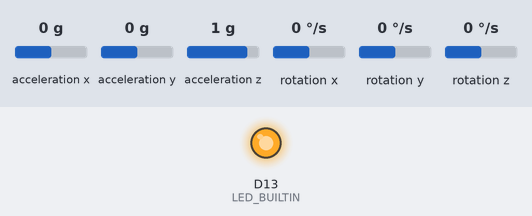
Recording of a sketch running on a simulated Arduino Nano 33 IoT. Parts: output pins drawn as LEDs (lit = HIGH). Inputs (shaded band) come from the test bench; at power-on: acceleration x 0 g, acceleration y 0 g, acceleration z 1 g, rotation x 0 °/s, rotation y 0 °/s, rotation z 0 °/s. What the sketch prints to the serial monitor is not drawn.

Above: at 0.1 s.
At 4.6 s:
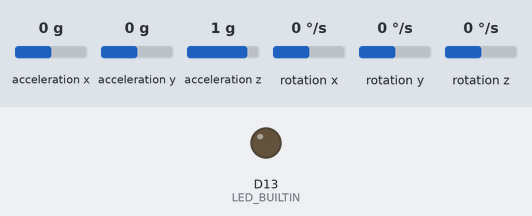
Timing chart, 0 to 6.1 s (numbered marks = the images above):
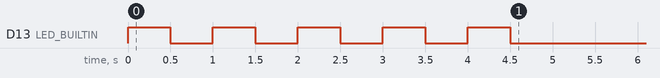

The sketch:

timed_calibration.ino
```cpp
#include <Arduino_LSM6DS3.h>
#include <MadgwickAHRS.h>
#include <math.h>

Madgwick filter;
const float sensorRate = 104.0;
float inhaleBaseline = 0;
float exhaleBaseline = 0;
float prevDiff = 0;
bool inhaleFlag = false;
bool exhaleFlag = false;

const unsigned long startupDelay = 15000; // ignore first 5 seconds
unsigned long calibrationStart = 0;      // reference time for calibration start

void setup() {
  Serial.begin(9600);
  pinMode(LED_BUILTIN, OUTPUT);

  // --- Before CALIBRATION ---
  Serial.println("Before Calibration, LED Blink");
  for(int i = 0; i < 5; i++){
    digitalWrite(LED_BUILTIN, HIGH);
    delay(500);
    digitalWrite(LED_BUILTIN, LOW);
    delay(500);
  }

  // Initialize IMU
  if (!IMU.begin()) {
    Serial.println("Failed to initialize IMU!");
    while (1);
  }

  filter.begin(sensorRate);

  // --- CALIBRATION ---
  calibrationStart = millis(); // set reference for startup delay
  float minDiff = 9999;
  float maxDiff = -9999;

  Serial.println("Calibrating... please breathe normally for 20 seconds");

  while (millis() - calibrationStart < 20000) { // 10-second calibration
    float diff = calculateRollAndPitchDiff();

    if (diff > 0) {
      // Update min/max for calibration
      if (diff < minDiff) minDiff = diff;
      if (diff > maxDiff) maxDiff = diff;

      // Print for debugging
      // Serial.print("Time: "); Serial.print(millis() - calibrationStart);
      // Serial.print(" ms | Diff: "); Serial.print(diff);
      // Serial.print(" | Min: "); Serial.print(minDiff);
      // Serial.print(" | Max: "); Serial.println(maxDiff);
      Serial.print(diff);
      Serial.print(",");
      Serial.print(minDiff);
      Serial.print(",");
      Serial.println(maxDiff);
    }

    delay(20); // small delay between readings
  }

  inhaleBaseline = minDiff;
  exhaleBaseline = maxDiff;

  Serial.print("Inhale baseline: "); Serial.println(inhaleBaseline);
  Serial.print("Exhale baseline: "); Serial.println(exhaleBaseline);
}

void loop() {
  float currentDiff = calculateRollAndPitchDiff();

  // Compare to previous difference
  float delta = currentDiff - prevDiff;
  //Serial.println(delta);

  // Detect inhale (difference decreasing)
  if (delta < 0) {
    //Serial.println("HERE");
    // if distance is smaller than baseline or staying near baseline
    if (currentDiff <= inhaleBaseline) {
      //Serial.println("HEREAGAIN");
      inhaleFlag = true;  // green 1 ON
      // (optional) exhale resets if new inhale starts before completing previous
      if (!exhaleFlag) {
        exhaleFlag = false;
      }
    } else {
      // Serial.println("current diff inhale is: ");
      // Serial.println(currentDiff);
      // Serial.println("baseline inhale is: ");
      // Serial.println(inhaleBaseline);
    }
  }

  // Detect exhale (difference increasing)
  if (inhaleFlag && delta > 0) {
    //Serial.println("THERE");
    // if diff is greater than baseline or increasing steadily
    if (currentDiff >= exhaleBaseline) {
      //Serial.println("THEREAGAIN");
      exhaleFlag = true;  // green 2 ON
    } else {
      // Serial.println("current diff exhale is: ");
      // Serial.println(currentDiff);
      // Serial.println("baseline exhale is: ");
      // Serial.println(exhaleBaseline);
    }
  }

  // Both flags active → breathing cycle complete
  if (inhaleFlag && exhaleFlag) {
    Serial.println("You did it!!!");

    // reset for next cycle
    inhaleFlag = false;
    exhaleFlag = false;
  }

  // Update for next loop
  prevDiff = currentDiff;
  delay(20);
}

float calculateRollAndPitchDiff() {
  float xAcc, yAcc, zAcc;
  float xGyro, yGyro, zGyro;

  // Check if new IMU data is available
  if (IMU.accelerationAvailable() && IMU.gyroscopeAvailable()) {
    IMU.readAcceleration(xAcc, yAcc, zAcc);
    IMU.readGyroscope(xGyro, yGyro, zGyro);

    // Update the Madgwick filter
    filter.updateIMU(
      xGyro * PI / 180.0,
      yGyro * PI / 180.0,
      zGyro * PI / 180.0,
      xAcc, yAcc, zAcc
    );

    // Skip readings during initial startup delay
    if (millis() - calibrationStart < startupDelay) {
      return -1; // invalid reading
    }

    float roll = filter.getRoll();
    float pitch = filter.getPitch();

    return abs(pitch - roll);
  }

  return -1; // no new data available
}
```
